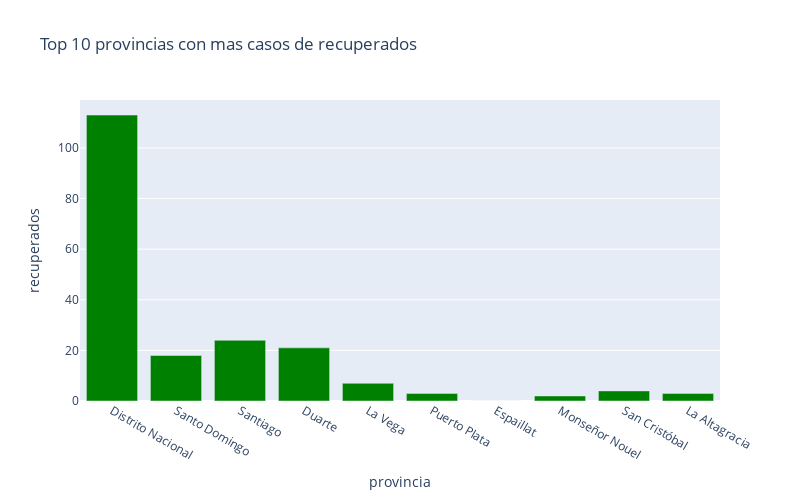

The code cell stored with this chart in its notebook:
### Code cell
px.bar(
    sorted_provinces_df.head(10),
    x = "provincia",
    y = "recuperados",
    title= "Top 10 provincias con mas casos de recuperados", # the axis names
    color_discrete_sequence=["green"], 
    height=500,
    width=800
)

### Figure 1 — Plotly figure (JSON) as saved in the notebook; plotly's stock layout.template omitted (floating-point values rounded to 4 significant figures)
{"data": [{"alignmentgroup": "True", "hovertemplate": "provincia=%{x}<br>recuperados=%{y}<extra></extra>", "legendgroup": "", "marker": {"color": "green"}, "name": "", "offsetgroup": "", "orientation": "v", "showlegend": false, "textposition": "auto", "type": "bar", "x": ["Distrito Nacional", "Santo Domingo", "Santiago", "Duarte", "La Vega", "Puerto Plata", "Espaillat", "Monseñor Nouel", "San Cristóbal", "La Altagracia"], "xaxis": "x", "y": [113, 18, 24, 21, 7, 3, 0, 2, 4, 3], "yaxis": "y"}], "layout": {"barmode": "relative", "height": 500, "legend": {"tracegroupgap": 0}, "title": {"text": "Top 10 provincias con mas casos de recuperados"}, "width": 800, "xaxis": {"anchor": "y", "domain": [0.0, 1.0], "title": {"text": "provincia"}}, "yaxis": {"anchor": "x", "domain": [0.0, 1.0], "title": {"text": "recuperados"}}}}
